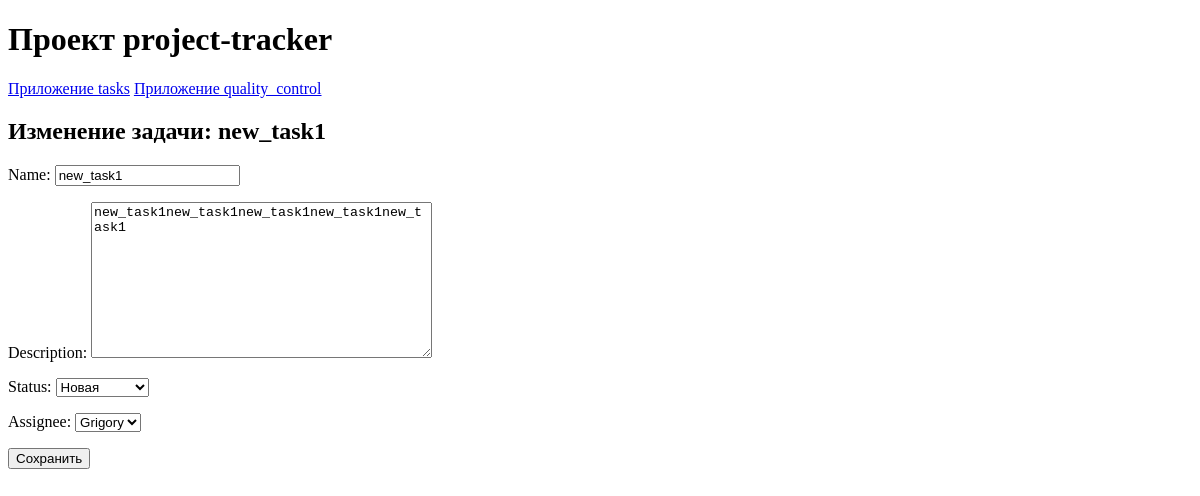
The page /tasks/project/3/tasks/5/update/ on the database as committed earlier.
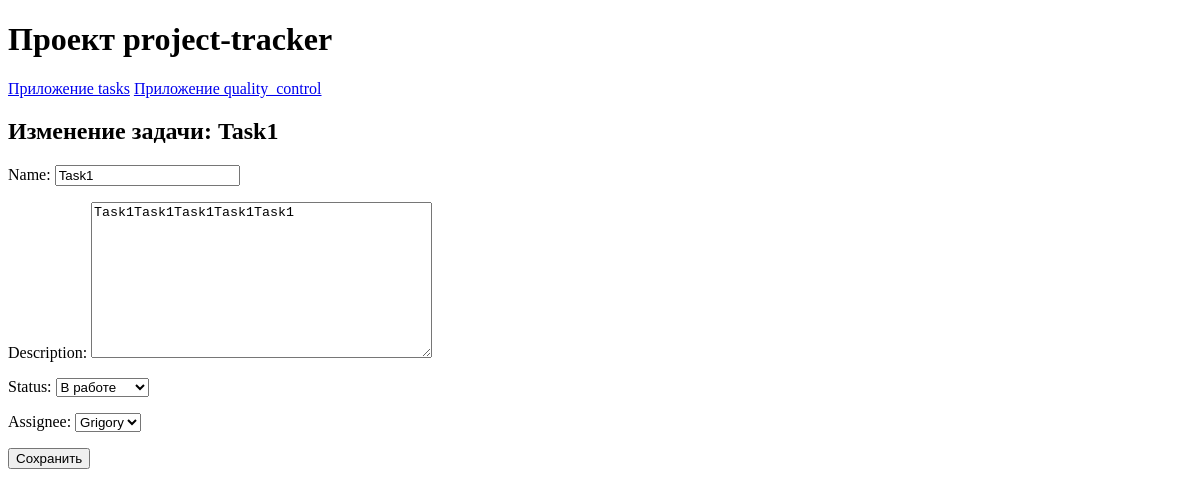
The same page on the database as committed later.
### tasks/models.py (models this page shows, shortened)
class Task(models.Model):
    STATUS_CHOICES = [
        ('New', 'Новая'),
        ('In_progress', 'В работе'),
        ('Competed', 'Завершена')
    ]
    project = models.ForeignKey(
        Project,
        related_name = 'tasks',
        on_delete = models.CASCADE
    )
    name = models.CharField(max_length=100)
    description = models.TextField()
    created_at = models.DateTimeField(auto_now_add=True)
    updated_at = models.DateTimeField(auto_now=True)
    assignee = models.ForeignKey(
        User,
        related_name='tasks',
        on_delete=models.SET_NULL,
        null=True,
        blank=True
    )
    status = models.CharField(
        max_length=50,
        choices=STATUS_CHOICES,
        default='New',
    )

### tasks/views.py (the view, shortened to what this page needs)
# urls.py: path('project/<int:project_id>/tasks/<int:task_id>/update/', views.TaskUpdateView.as_view(), name='update_task'),
class TaskUpdateView(UpdateView):
    model = Task
    form_class = TaskForm
    template_name = 'tasks/task_update.html'
    pk_url_kwarg = 'task_id'

### tasks/form.py
class TaskForm(ModelForm):
    class Meta:
        model = Task
        fields = ['name', 'description', 'status', 'assignee']

### tasks/templates/tasks/task_update.html (shortened to what this page needs)
{% extends 'base/base.html' %}
{% block content %}
<h2>Изменение задачи: {{ task.name }}</h2>
    <form method="post">
        {{ form.as_p }}
        <button type="submit">Сохранить</button>
    </form>
{% endblock %}

Rows that differ between the two databases and show on the page:
changed Task "Grigory": name "new_task1" → "Task1"; description "new_task1new_task1new_task1new_task1new_task1" → "Task1Task1Task1Task1Task1"; status "Новая" → "В работе"
